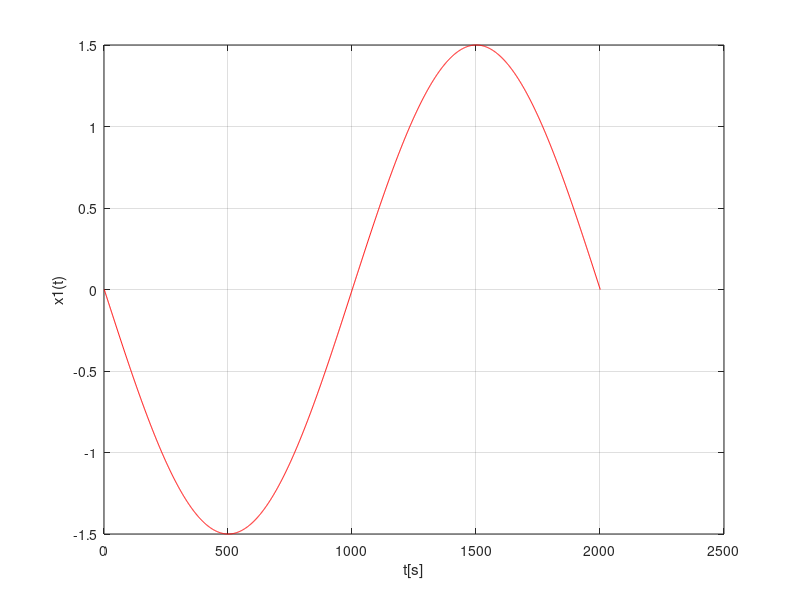

MATLAB code to generate this figure:
%Tema_de_casa_e4_Ene_Maria-Georgiana
%Tema_de_casa_e5_Ene_Maria-Georgiana
T=4;
f=1/T;
A=1.5;
w=2*pi*f;
t=0:0.002:4;
figure(1)
x1=A*sin(w*t); %semnalul initial(neredresat)
x=-x1;
plot(x,'r');
grid;
xlabel('t[s]'); ylabel('x1(t)'); %se afiseaza grafic semnalul redresat dubla alternanta